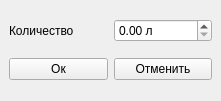
<?xml version="1.0" encoding="UTF-8"?>
<ui version="4.0">
 <class>AddFillWindow</class>
 <widget class="QMainWindow" name="AddFillWindow">
  <property name="windowModality">
   <enum>Qt::ApplicationModal</enum>
  </property>
  <property name="geometry">
   <rect>
    <x>0</x>
    <y>0</y>
    <width>221</width>
    <height>101</height>
   </rect>
  </property>
  <property name="sizePolicy">
   <sizepolicy hsizetype="Fixed" vsizetype="Fixed">
    <horstretch>0</horstretch>
    <verstretch>0</verstretch>
   </sizepolicy>
  </property>
  <property name="minimumSize">
   <size>
    <width>221</width>
    <height>101</height>
   </size>
  </property>
  <property name="maximumSize">
   <size>
    <width>221</width>
    <height>101</height>
   </size>
  </property>
  <property name="windowTitle">
   <string>Заправка</string>
  </property>
  <property name="windowIcon">
   <iconset>
    <normaloff>C:/Users/dimab/Downloads/gas_station.ico</normaloff>C:/Users/dimab/Downloads/gas_station.ico</iconset>
  </property>
  <widget class="QWidget" name="centralwidget">
   <layout class="QVBoxLayout" name="verticalLayout">
    <item>
     <layout class="QHBoxLayout" name="horizontalLayout">
      <item>
       <widget class="QLabel" name="label">
        <property name="text">
         <string>Количество</string>
        </property>
       </widget>
      </item>
      <item>
       <widget class="QDoubleSpinBox" name="fillCountEdit">
        <property name="suffix">
         <string> л</string>
        </property>
        <property name="maximum">
         <double>99999999999.000000000000000</double>
        </property>
       </widget>
      </item>
     </layout>
    </item>
    <item>
     <layout class="QHBoxLayout" name="horizontalLayout_2">
      <item>
       <widget class="QPushButton" name="okButton">
        <property name="text">
         <string>Ок</string>
        </property>
       </widget>
      </item>
      <item>
       <widget class="QPushButton" name="cancelButton">
        <property name="text">
         <string>Отменить</string>
        </property>
       </widget>
      </item>
     </layout>
    </item>
   </layout>
  </widget>
 </widget>
 <resources/>
 <connections/>
</ui>
